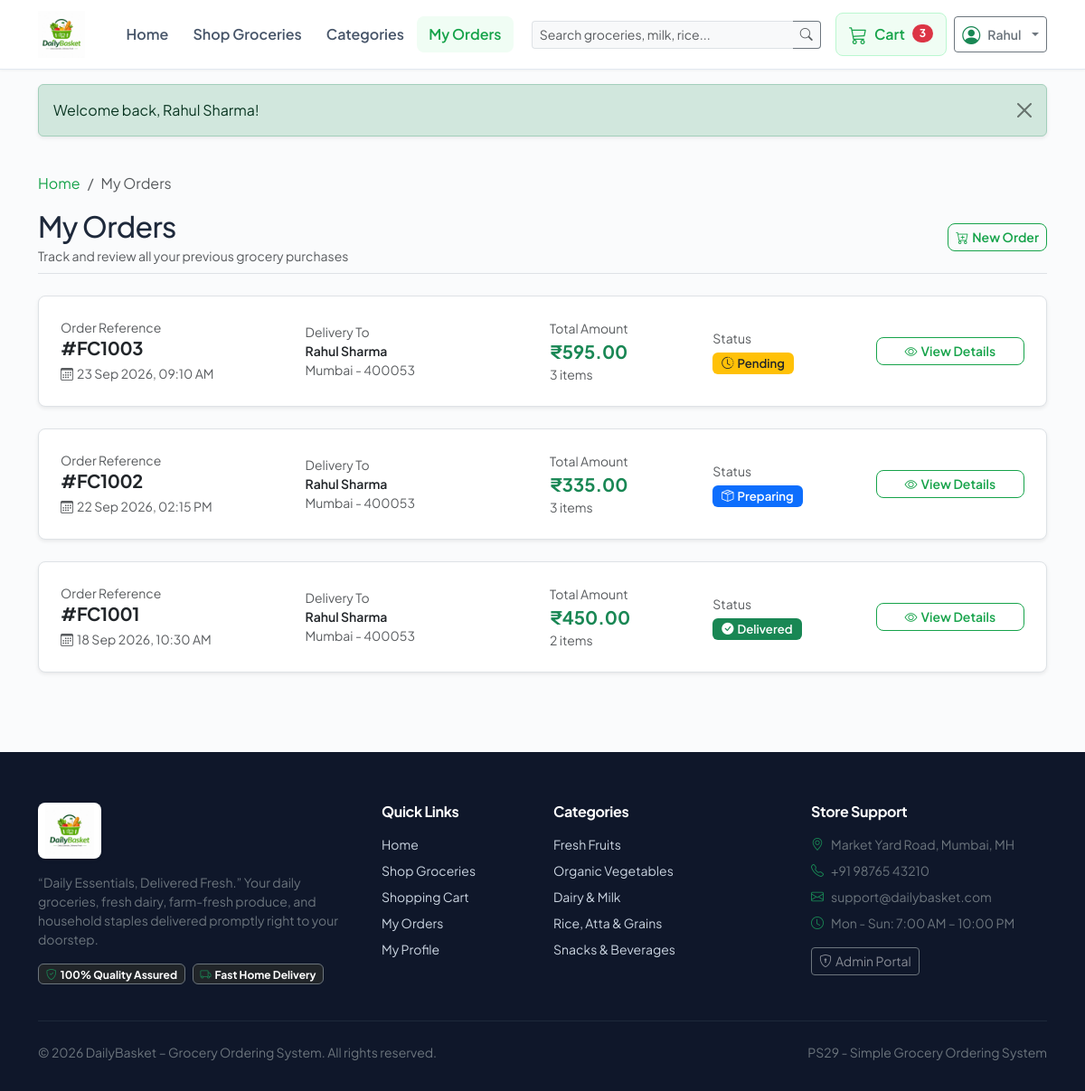
Page /orders.php (signed in) on the committed database.
### tables this page shows
CREATE TABLE `orders` (
  `id` INT AUTO_INCREMENT PRIMARY KEY,
  `user_id` INT NOT NULL,
  `total_amount` DECIMAL(10,2) NOT NULL,
  `delivery_charge` DECIMAL(10,2) NOT NULL DEFAULT 0.00,
  `status` ENUM('Pending', 'Confirmed', 'Preparing', 'Ready', 'Delivered', 'Cancelled') DEFAULT 'Pending',
  `delivery_name` VARCHAR(100) NOT NULL,
  `delivery_phone` VARCHAR(20) NOT NULL,
  `delivery_address` TEXT NOT NULL,
  `delivery_city` VARCHAR(100) NOT NULL,
  `delivery_pincode` VARCHAR(20) NOT NULL,
  `created_at` TIMESTAMP DEFAULT CURRENT_TIMESTAMP,
  `updated_at` TIMESTAMP DEFAULT CURRENT_TIMESTAMP ON UPDATE CURRENT_TIMESTAMP,
  FOREIGN KEY (`user_id`) REFERENCES `users` (`id`) ON DELETE CASCADE
);

### orders.php (the view, shortened to what this page needs)
<?php
require_once __DIR__ . '/includes/header.php';
$user = currentUser();
$db = getDB();
$stmt = $db->prepare("
    SELECT o.*, COUNT(oi.id) as item_count
    FROM orders o
    LEFT JOIN order_items oi ON o.id = oi.order_id
    WHERE o.user_id = ?
    GROUP BY o.id
    ORDER BY o.created_at DESC
");
$stmt->execute([$user['id']]);
$orders = $stmt->fetchAll();
?>
<div class="container py-4">
    <nav aria-label="breadcrumb">
        <ol class="breadcrumb small">
            <li class="breadcrumb-item"><a href="<?= baseUrl('index.php') ?>">Home</a></li>
            <li class="breadcrumb-item active" aria-current="page">My Orders</li>
        </ol>
    </nav>
    <div class="d-flex justify-content-between align-items-center mb-4 pb-2 border-bottom">
        <div>
            <h1 class="h2 mb-1">My Orders</h1>
            <p class="text-muted small mb-0">Track and review all your previous grocery purchases</p>
        </div>
        <a href="<?= baseUrl('shop.php') ?>" class="btn btn-sm btn-outline-primary">
            <i class="bi bi-cart-plus me-1"></i>New Order
        </a>
    </div>
    <?php if (empty($orders)): ?>
        <div class="fc-empty-state bg-white border rounded-3 shadow-sm my-4 py-5">
            <i class="bi bi-bag-x"></i>
            <h3 class="fw-bold mb-2">No Orders Placed Yet</h3>
            <p class="text-muted max-w-500 mx-auto mb-4">
                You have not placed any grocery orders yet. Fresh fruits, vegetables, dairy, and everyday staples are waiting for you!
            </p>
            <a href="<?= baseUrl('shop.php') ?>" class="btn btn-primary px-4 shadow-sm">
                <i class="bi bi-basket me-2"></i>Shop Groceries
            </a>
        </div>
    <?php else: ?>
        <div class="row g-4">
            <?php foreach ($orders as $order): ?>
                <div class="col-12">
                    <div class="card border rounded-3 p-3 p-md-4 bg-white shadow-sm fc-card">
                        <div class="row align-items-center g-3">
                            <div class="col-md-3">
                                <span class="text-muted small d-block">Order Reference</span>
                                <h5 class="fw-bold mb-1 text-dark">#FC<?= escape($order['id']) ?></h5>
                                <span class="small text-muted">
                                    <i class="bi bi-calendar3 me-1"></i><?= date('d M Y, h:i A', strtotime($order['created_at'])) ?>
                                </span>
                            </div>
                            <div class="col-md-3">
                                <span class="text-muted small d-block">Delivery To</span>
                                <span class="fw-semibold text-dark small d-block text-truncate"><?= escape($order['delivery_name']) ?></span>
                                <span class="text-muted small text-truncate d-block"><?= escape($order['delivery_city']) ?> - <?= escape($order['delivery_pincode']) ?></span>
                            </div>
                            <div class="col-md-2">
                                <span class="text-muted small d-block">Total Amount</span>
                                <span class="fw-bold text-success fs-5"><?= formatPrice($order['total_amount']) ?></span>
                                <small class="text-muted d-block"><?= (int)$order['item_count'] ?> items</small>
                            </div>
                            <div class="col-md-2">
                                <span class="text-muted small d-block mb-1">Status</span>
                                <div><?= getStatusBadge($order['status']) ?></div>
                            </div>
                            <div class="col-md-2 text-md-end">
                                <a href="<?= baseUrl('order-details.php?id=' . $order['id']) ?>" class="btn btn-sm btn-outline-primary w-100 w-md-auto">
                                    <i class="bi bi-eye me-1"></i>View Details
                                </a>
                            </div>
                        </div>
                    </div>
                </div>
            <?php endforeach; ?>
        </div>
    <?php endif; ?>
</div>
<?php require_once __DIR__ . '/includes/footer.php'; ?>

### includes/functions.php (shortened to what this page needs)
<?php
function escape(?string $str): string {
    return htmlspecialchars($str ?? '', ENT_QUOTES, 'UTF-8');
}
function formatPrice(float|int|string $amount): string {
    return '₹' . number_format((float)$amount, 2);
}
function baseUrl(string $path = ''): string {
    $cleanPath = ltrim($path, '/');
    return '/freshcart/' . $cleanPath;
}
function getStatusBadge(string $status): string {
    return match(trim($status)) {
        'Pending'   => '<span class="badge status-badge bg-warning text-dark"><i class="bi bi-clock-history me-1"></i>Pending</span>',
        'Confirmed' => '<span class="badge status-badge bg-info text-dark"><i class="bi bi-check2-circle me-1"></i>Confirmed</span>',
        'Preparing' => '<span class="badge status-badge bg-primary"><i class="bi bi-box-seam me-1"></i>Preparing</span>',
        'Ready'     => '<span class="badge status-badge bg-teal text-white" style="background-color: #0d9488;"><i class="bi bi-bag-check me-1"></i>Ready for Delivery</span>',
        'Delivered' => '<span class="badge status-badge bg-success"><i class="bi bi-check-circle-fill me-1"></i>Delivered</span>',
        'Cancelled' => '<span class="badge status-badge bg-danger"><i class="bi bi-x-circle-fill me-1"></i>Cancelled</span>',
        default     => '<span class="badge status-badge bg-secondary">' . escape($status) . '</span>',
    };
}

### assets/css/style.css (style rules this page uses)
:root { --fc-primary: #16a34a; --fc-primary-hover: #15803d; --fc-primary-light: #f0fdf4; --fc-primary-border: #bbf7d0; --fc-accent: #f59e0b; --fc-dark: #0f172a; --fc-muted: #64748b; --fc-bg-light: #f8fafc; --fc-card-bg: #ffffff; --fc-border: #e2e8f0; --fc-radius: 12px; --fc-radius-sm: 8px; --fc-shadow-sm: 0 1px 3px rgba(0,0,0,0.05); --fc-shadow: 0 4px 20px -2px rgba(0,0,0,0.07); --fc-shadow-hover: 0 12px 30px -4px rgba(22, 163, 74, 0.15); }
body { font-family: 'Plus Jakarta Sans', system-ui, -apple-system, "Segoe UI", Roboto, sans-serif; color: #1e293b; background-color: #fafbfc; min-height: 100vh; display: flex; flex-direction: column; }
h1, h2, h3, h4, h5, h6 { font-weight: 700; color: var(--fc-dark); letter-spacing: -0.02em; }
a { text-decoration: none; color: var(--fc-primary); transition: all 0.2s ease; }
.btn-outline-primary { color: var(--fc-primary); border-color: var(--fc-primary); font-weight: 600; border-radius: var(--fc-radius-sm); }
.fc-card { background: var(--fc-card-bg); border: 1px solid var(--fc-border); border-radius: var(--fc-radius); box-shadow: var(--fc-shadow-sm); transition: all 0.25s cubic-bezier(0.16, 1, 0.3, 1); overflow: hidden; height: 100%; display: flex; flex-direction: column; }
.status-badge { font-size: 0.825rem; font-weight: 600; padding: 0.4em 0.75em; border-radius: 6px; }

### rows in the picture
orders: id "1003", created_at "23 Sep 2026, 09:10 AM", delivery_name "Rahul Sharma", delivery_city "Mumbai", delivery_pincode "400053", total_amount "₹595.00", item_count "3", status "Pending"
orders: id "1002", created_at "22 Sep 2026, 02:15 PM", delivery_name "Rahul Sharma", delivery_city "Mumbai", delivery_pincode "400053", total_amount "₹335.00", item_count "3", status "Preparing"
orders: id "1001", created_at "18 Sep 2026, 10:30 AM", delivery_name "Rahul Sharma", delivery_city "Mumbai", delivery_pincode "400053", total_amount "₹450.00", item_count "2", status "Delivered"

### other values in the picture
$cartCount "3"
explode(' ', $user['name'])[0] "Rahul"
$msg['message'] "Welcome back, Rahul Sharma!"
